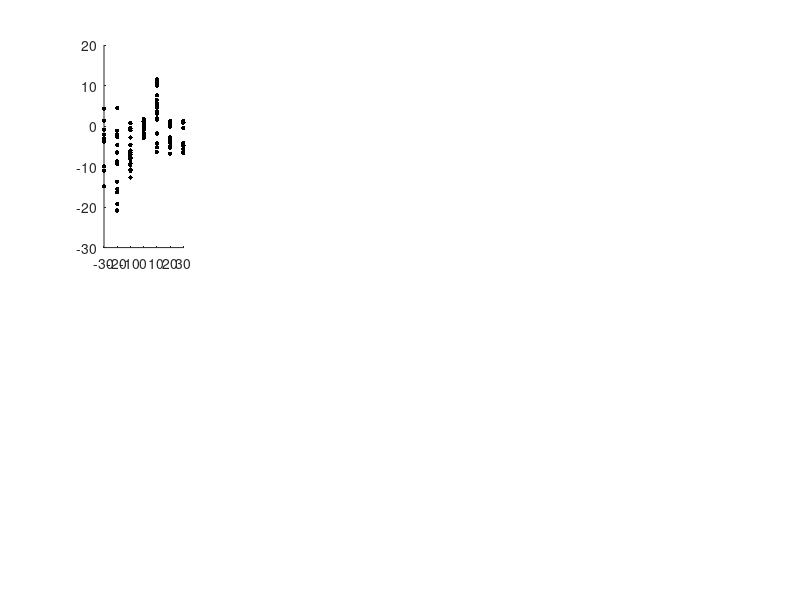

MATLAB code to generate this figure: (Note: this script raises an error after producing the figure.)
%% fig S1A
load('B_beha_10example.mat')
rot = [-30,-20,-10,0,10,20,30]';
hw = reach;
days = unique(hw(:,1));
a = days(1:10)'; 
k = 1;
figure()
for sub = a
    yy = cell(1,length(rot));
    subplot(2,5,k)
    hold on
    dat = hw(hw(:,1)==sub,:);   
    dat = dat(dat(:,3)==6,:); % hand 
    cond3 = dat(dat(:,2)==3,[5, 6]); 
    for i = 1:length(rot)
        x = cond3(cond3(:,1)==rot(i),2);
        x = x(~isnan(x));
        r = rot(i);

        if r<0
            idx = (x<r-7) | (x>7);
            x(idx) = nan;
        end
        if r>0
            idx = (x>r+7) | (x<-7);
            x(idx) = nan;
        end
        if r==0
            idx = (x>7) | (x<-7);
            x(idx) = nan;
        end

        scatter(repmat(rot(i),length(x),1),x,10,'k','filled');
        yy{i} = [yy{i};x];
    end

yy = cellfun(@nanmean,yy);
p = polyfit(rot,yy,3);
x1 = linspace(rot(1),rot(end));
y1 = polyval(p,x1);
plot(x1,y1,'LineWidth',4)

plot([-30,30],[-30,30],'LineWidth',3)
plot([-30,30],[0,0],'LineWidth',3)
k = k+1;
end
%% Fig 1F
load('B_beha_10example.mat')
rot = [-30,-20,-10,0,10,20,30]';
hw = reach;
days = unique(hw(:,1));
a = [7:10]; 
k = 1;
yy = cell(1,length(rot));
figure()
for sub = a
    hold on
    dat = hw(hw(:,1)==sub,:);   
    dat = dat(dat(:,3)==6,:); % hand 
    cond3 = dat(dat(:,2)==3,[5, 6]); 
    for i = 1:length(rot)
        x = cond3(cond3(:,1)==rot(i),2);
        x = x(~isnan(x));
        r = rot(i);

        if r<0
            idx = (x<r-7) | (x>7);
            x(idx) = nan;
        end
        if r>0
            idx = (x>r+7) | (x<-7);
            x(idx) = nan;
        end
        if r==0
            idx = (x>7) | (x<-7);
            x(idx) = nan;
        end
        scatter(repmat(rot(i),length(x),1),x,10,'k','filled');
        yy{i} = [yy{i};x];
    end

plot([-30,30],[-30,30],'LineWidth',3)
plot([-30,30],[0,0],'LineWidth',3)
k = k+1;
end

yy = cellfun(@nanmean,yy);
p = polyfit(rot,yy,3);
x1 = linspace(rot(1),rot(end));
y1 = polyval(p,x1);
plot(x1,y1,'LineWidth',3)
set(gca,'Position',[.1 .1 .4 .5]);


